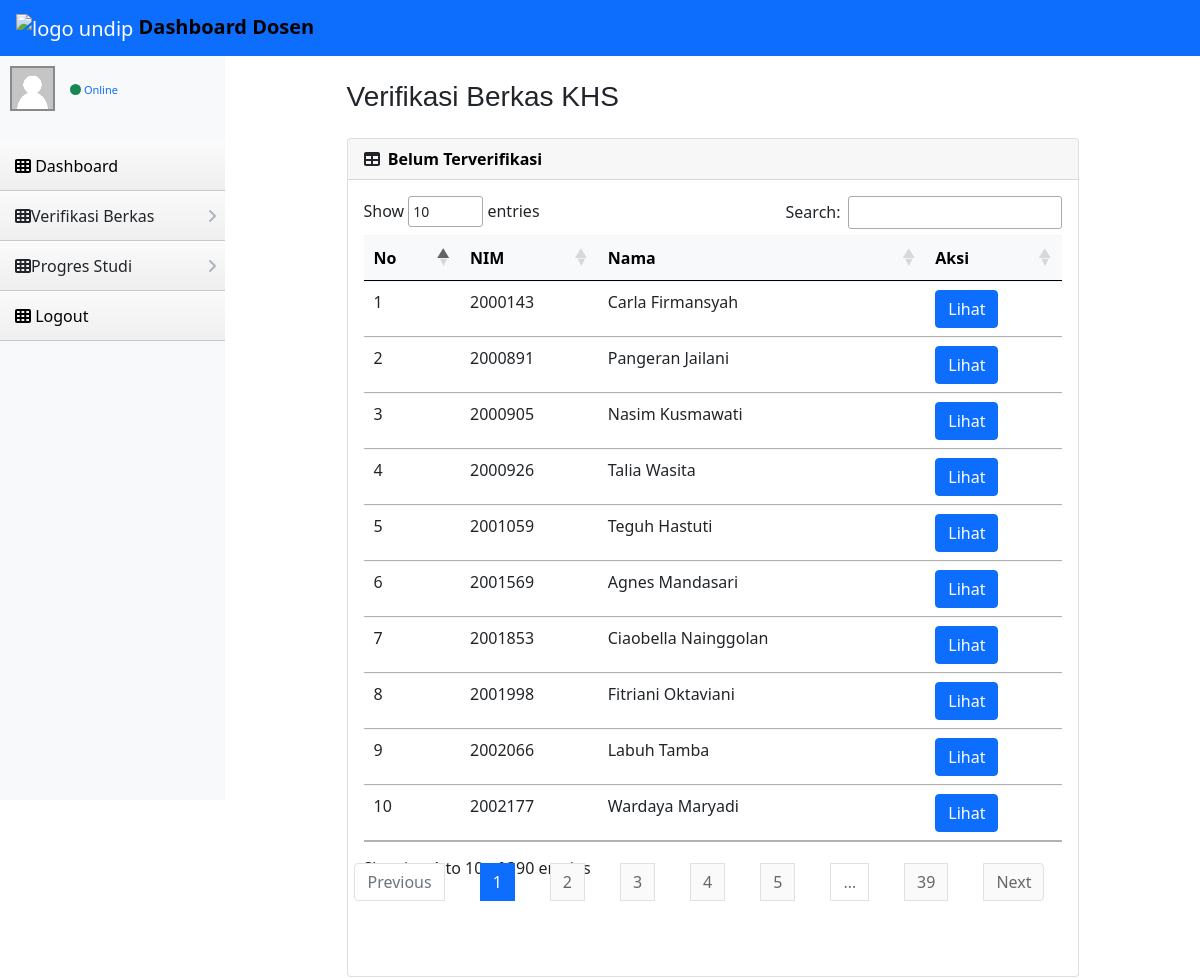
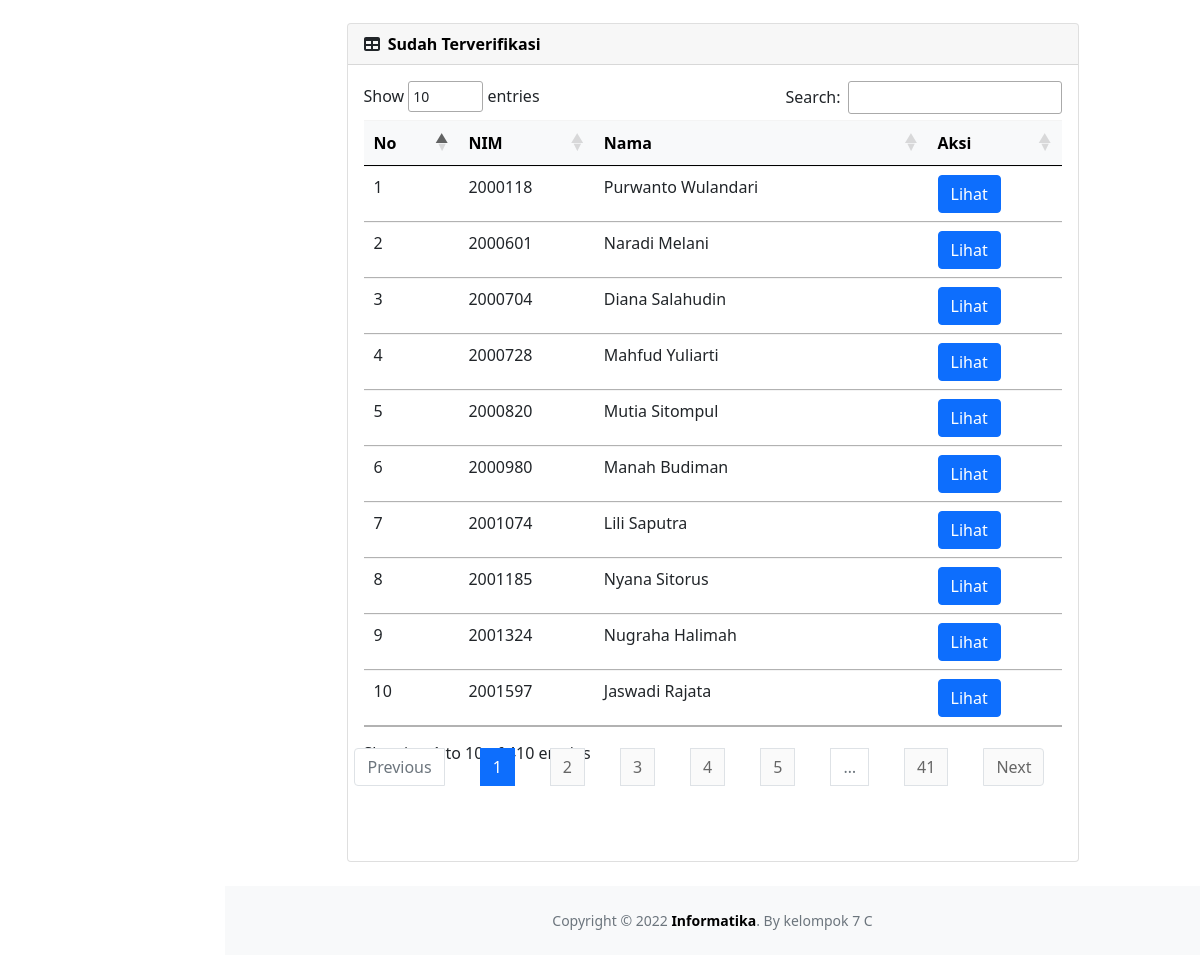
/dosen/verifkhs.php, run on the app's committed database (2 pictures, top to bottom).
### tables this page shows
CREATE TABLE `mahasiswa` (
  `NIM` bigint(20) NOT NULL,
  `Nama` varchar(255) NOT NULL,
  `Foto` varchar(255) NOT NULL,
  `Email` varchar(255) NOT NULL,
  `Alamat` varchar(255) NOT NULL,
  `No_Hp` varchar(255) NOT NULL,
  `Angkatan` int(11) NOT NULL,
  `semester` int(11) NOT NULL,
  `Status` varchar(20) NOT NULL,
  `Username` varchar(255) NOT NULL,
  `kode_kab` int(11) NOT NULL,
  `NIP_Doswal` int(11) NOT NULL
);

### dosen/verifkhs.php (the view)
<?php include("../template/headerdosen.php");?>
<div id="layoutSidenav_content">
    <main>
        <div class="container-fluid px-4" style="width: 80%;">
            <h3 class="mt-4 mb-4">Verifikasi Berkas KHS</h3>
            <div class="card mb-4">
                <div class="card-header">
                    <i class="fas fa-table me-1"></i>
                    <b>Belum Terverifikasi</b>
                </div>
                <div class="card-body">
                    <table class="table dataTable" id="datatablesSimple1">
                        <thead class="table-light">
                        <tr>
                                <th>No</th>
                                <th>NIM</th>
                                <th>Nama</th>
                                <th>Aksi</th>
                            </tr>
                        </thead>
                        <tbody>
                        <?php
                                $query = "SELECT mahasiswa.NIM,mahasiswa.Nama FROM mahasiswa,khs WHERE mahasiswa.NIM = khs.NIM AND khs.status='Belum'";
                                $result = $db->query($query);
                                $i = 1;
                                while ($row = $result->fetch_object()) {
                                    echo "<tr>
                                    <td>".$i."</td>
                                    <td>".$row->NIM."</td>
                                    <td>".$row->Nama."</td>
                                    <td><a class='btn btn-primary' href='lihatkhs.php'>Lihat</a></td>";
                                    $i++;
                                }
                            ?>
                        </tbody>
                    </table>
                </div>
            </div>
            <div class="card mb-4">
                <div class="card-header">
                    <i class="fas fa-table me-1"></i>
                    <b>Sudah Terverifikasi</b>
                </div>
                <div class="card-body">
                    <table class="table dataTable" id="datatablesSimple2">
                        <thead class="table-light">
                        <tr>
                                <th>No</th>
                                <th>NIM</th>
                                <th>Nama</th>
                                <th>Aksi</th>
                            </tr>
                        </thead>
                        <tbody>
                        <?php
                                $query = "SELECT mahasiswa.NIM,mahasiswa.Nama FROM mahasiswa,khs WHERE mahasiswa.NIM = khs.NIM AND khs.status!='Belum'";
                                $result = $db->query($query);
                                $i = 1;
                                while ($row = $result->fetch_object()) {
                                    echo "<tr>
                                    <td>".$i."</td>
                                    <td>".$row->NIM."</td>
                                    <td>".$row->Nama."</td>
                                    <td><a class='btn btn-primary' href='lihatkhs.php'>Lihat</a></td>";
                                    $i++;
                                }
                            ?>
                        </tbody>
                    </table>
                </div>
            </div>
        </div>
    </main>
    <?php include("../template/footeruniversal.php")?>

### style/style.css (style rules this page uses)
b { color: #000; }

### css/header.css (style rules this page uses)
td { vertical-align: center; }

### data on the page
mahasiswa: NIM "2000143", Nama "Carla Firmansyah"
mahasiswa: NIM "2000891", Nama "Pangeran Jailani"
mahasiswa: NIM "2000905", Nama "Nasim Kusmawati"
mahasiswa: NIM "2000926", Nama "Talia Wasita"
mahasiswa: NIM "2001059", Nama "Teguh Hastuti"
mahasiswa: NIM "2001569", Nama "Agnes Mandasari"
mahasiswa: NIM "2001853", Nama "Ciaobella Nainggolan"
mahasiswa: NIM "2001998", Nama "Fitriani Oktaviani"
mahasiswa: NIM "2002066", Nama "Labuh Tamba"
mahasiswa: NIM "2002177", Nama "Wardaya Maryadi"
mahasiswa: NIM "2000118", Nama "Purwanto Wulandari"
mahasiswa: NIM "2000601", Nama "Naradi Melani"
mahasiswa: NIM "2000704", Nama "Diana Salahudin"
mahasiswa: NIM "2000728", Nama "Mahfud Yuliarti"
mahasiswa: NIM "2000820", Nama "Mutia Sitompul"
mahasiswa: NIM "2000980", Nama "Manah Budiman"
mahasiswa: NIM "2001074", Nama "Lili Saputra"
mahasiswa: NIM "2001185", Nama "Nyana Sitorus"
mahasiswa: NIM "2001324", Nama "Nugraha Halimah"
mahasiswa: NIM "2001597", Nama "Jaswadi Rajata"
